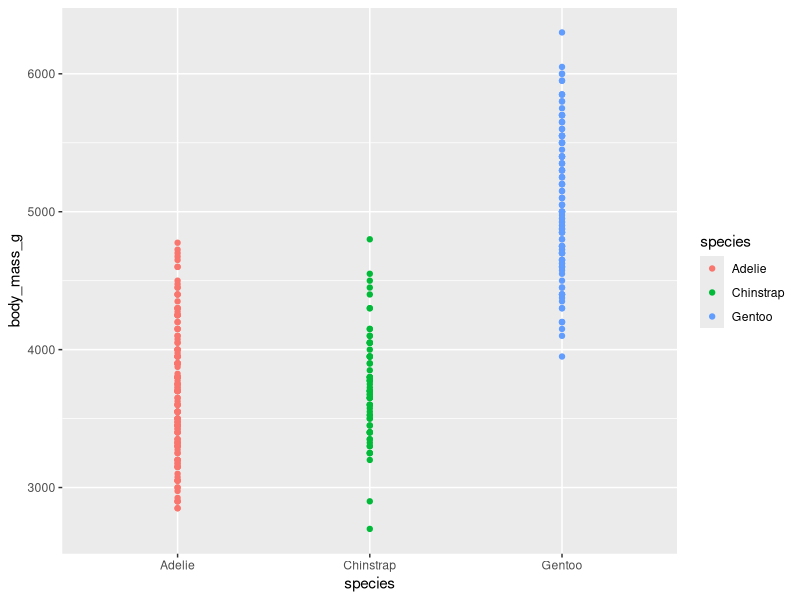
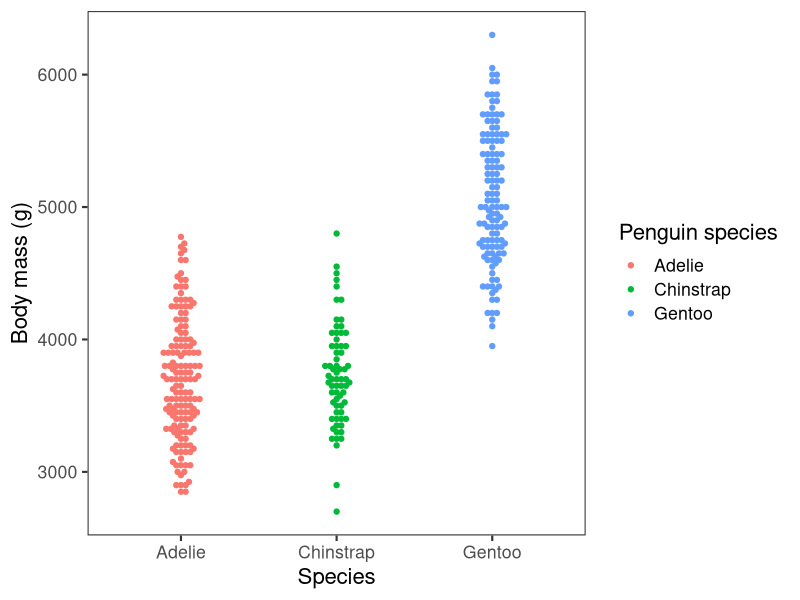
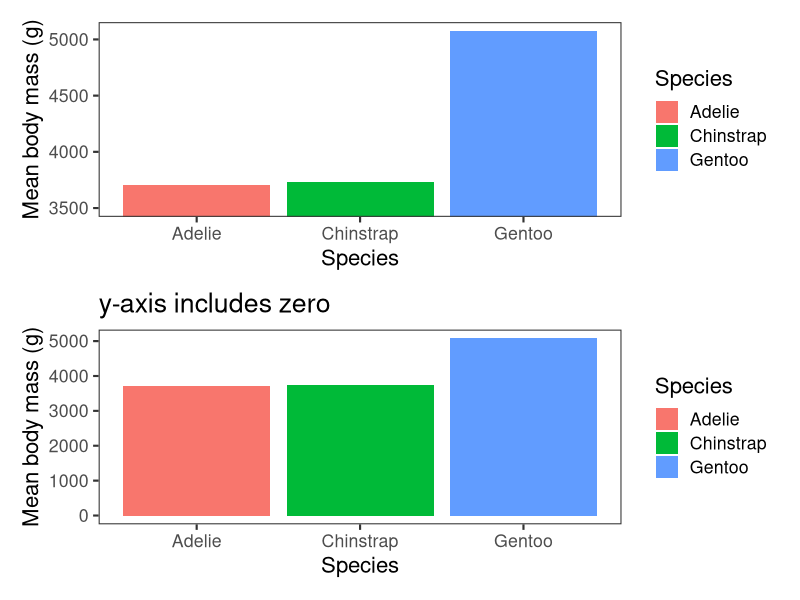
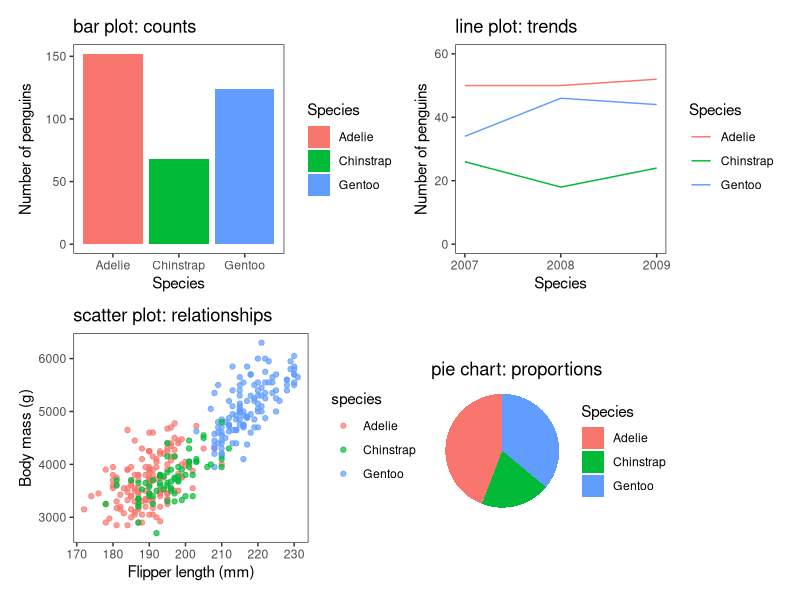
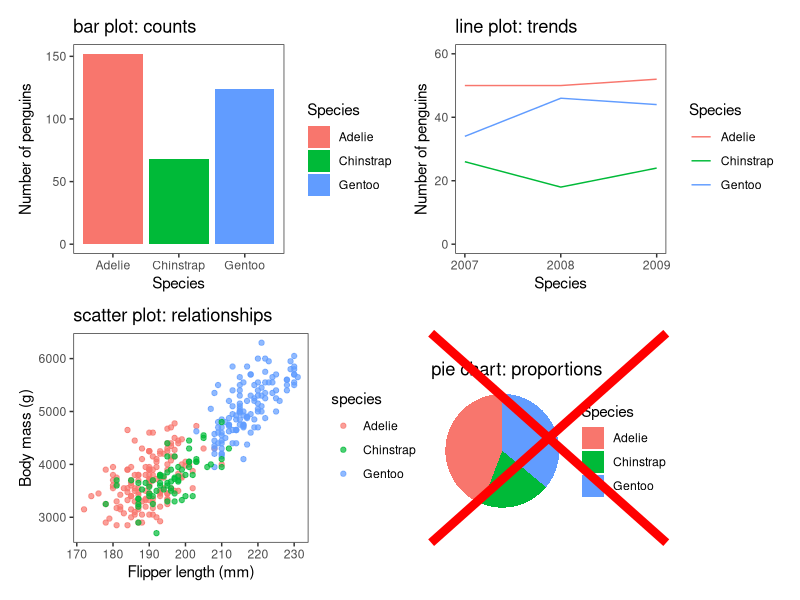
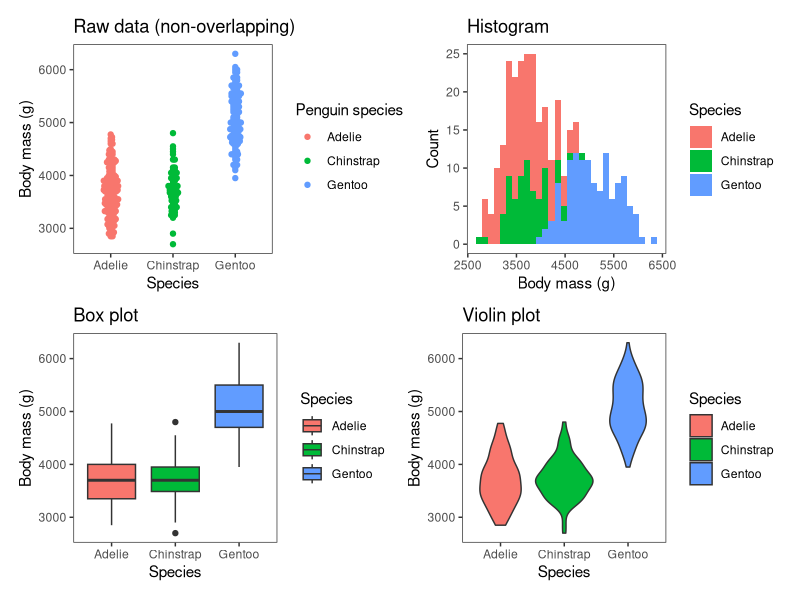
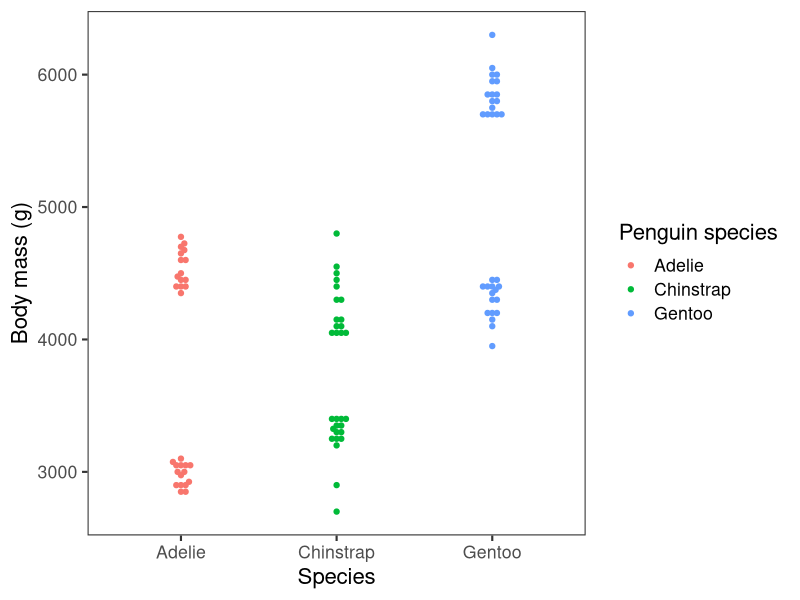
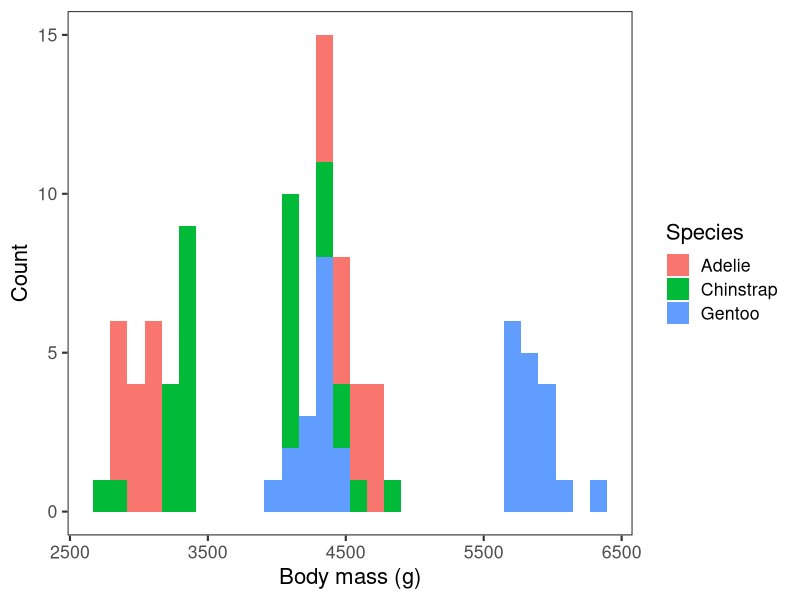

These figures' R source, in order:
## ---- chunk 1
set.seed(19)
library(tidyverse)
library(palmerpenguins) # example data
library(patchwork) # graphics together
library(ggthemes)  # colourblind palette

theme_set(theme_gray(base_size = 16))

# So text is easier to read
clean_theme <- theme_bw(base_size = 16) +
  theme(panel.grid = element_blank())

clean_theme_sm <- theme_bw(base_size = 11) +
  theme(panel.grid = element_blank())

## ---- chunk 2
ggplot(penguins, aes(x = species, y = body_mass_g, colour = species)) +
  geom_point() +
  theme_gray()
## ---- chunk 3
library(ggbeeswarm)
ggplot(penguins, aes(x = species, y = body_mass_g, colour = species)) +
  geom_beeswarm() +
  labs(
    x = "Species",
    y = "Body mass (g)",
    colour = "Penguin species"
  ) + clean_theme
## ---- chunk 4
# Truncated axis exaggerates differences
a <- ggplot(penguins, aes(x = species, y = body_mass_g, fill = species)) +
  geom_bar(stat = "summary", fun = "mean") +
  coord_cartesian(ylim = c(3500, 5075)) +
  labs(x = "Species", y = "Mean body mass (g)", fill = "Species") + clean_theme

# **More accurate** including zero gives more representation of body mass differences.
b <- ggplot(penguins, aes(x = species, y = body_mass_g, fill = species)) +
  geom_bar(stat = "summary", fun = "mean") +
  labs(x = "Species", y = "Mean body mass (g)", 
       fill = "Species",
       title = "y-axis includes zero") + clean_theme

a/b

## ---- chunk 5
# Species counts
a <- ggplot(penguins, aes(x = species, fill = species)) +
  geom_bar() +
  labs(x = "Species", y = "Number of penguins", fill = "Species",
       title = "bar plot: counts")  + clean_theme_sm

# Yearly species counts
b <- penguins |>
  count(species, year) |>
  ggplot(aes(x = year, y = n, colour = species)) +
  geom_line() +
  scale_x_continuous(breaks = c(2007, 2008, 2009)) +
  lims(y = c(0,60)) +
  labs(x = "Species", y = "Number of penguins", colour = "Species",
       title = "line plot: trends")  + clean_theme_sm

# Scatter plots: relationships between variables
c <- ggplot(penguins, aes(x = flipper_length_mm, y = body_mass_g, colour = species)) +
  geom_point(alpha = 0.7) +
  labs(x = "Flipper length (mm)", y = "Body mass (g)",
       title = "scatter plot: relationships")  + clean_theme_sm

# Species counts
d <-  penguins |>
  count(species) |>
  ggplot(aes(x = "", y = n, fill = species)) +
  geom_bar(stat="identity", width = 1) +
  labs(x = "Species", y = "Number of penguins", fill = "Species",
       title = "pie chart: proportions")  +
   theme_void(base_size = 11) +
  coord_polar("y", start=0)

d <- cowplot::ggdraw(d) 

dx <- cowplot::ggdraw(d) +
  cowplot::draw_line(x = c(0, 1), y = c(0, 1), colour = "red", size = 3) +
  cowplot::draw_line(x = c(0, 1), y = c(1, 0), colour = "red", size = 3)
## ---- chunk 6
(a|b) / (c|d)
## ---- chunk 7
(a|b) / (c|dx)
## ---- chunk 8
library(ggbeeswarm)
d <- ggplot(penguins, aes(x = species, y = body_mass_g, colour = species)) +
  geom_beeswarm() +
  labs(
    x = "Species",
    y = "Body mass (g)",
    colour = "Penguin species",
    title = "Raw data (non-overlapping)"
  ) + clean_theme_sm

e <- ggplot(penguins, aes(x = body_mass_g, fill = species)) +
  geom_histogram() +
  labs(y = "Count", x = "Body mass (g)", fill = "Species",
       title = "Histogram")  + clean_theme_sm

f <- ggplot(penguins, aes(y = body_mass_g, x = species, fill = species)) +
  geom_boxplot() +
  labs(x = "Species", y = "Body mass (g)", fill = "Species",
       title = "Box plot")  + clean_theme_sm

g <- ggplot(penguins, aes(y = body_mass_g, x = species, fill = species)) +
  geom_violin() +
  labs(x = "Species", y = "Body mass (g)", fill = "Species",
       title = "Violin plot")  + clean_theme_sm

(d|e) / (f|g)
## ---- chunk 9
penguins_bimodal = bind_rows(
  penguins |> group_by(species) |> slice_max(body_mass_g, n = 15), 
  penguins |> group_by(species) |> slice_min(body_mass_g, n = 15)
)

library(ggbeeswarm)
ggplot(penguins_bimodal, aes(x = species, y = body_mass_g, colour = species)) +
  geom_beeswarm() +
  labs(
    x = "Species",
    y = "Body mass (g)",
    colour = "Penguin species"
  ) + clean_theme
## ---- chunk 10
ggplot(penguins_bimodal, aes(x = body_mass_g, fill = species)) +
  geom_histogram() +
  labs(y = "Count", x = "Body mass (g)", fill = "Species")  + clean_theme
## ---- chunk 11
ggplot(penguins_bimodal, aes(y = body_mass_g, x = species, fill = species)) +
  geom_boxplot() +
  labs(x = "Species", y = "Body mass (g)", fill = "Species")  + clean_theme
## ---- chunk 12
ggplot(penguins_bimodal, aes(y = body_mass_g, x = species, fill = species)) +
  geom_violin() +
  labs(x = "Species", y = "Body mass (g)", fill = "Species")  + clean_theme
## ---- chunk 13

ggplot(penguins, aes(flipper_length_mm, body_mass_g, colour = species)) +
  geom_point(size = 3) +
  labs(x = "Flipper length (mm)", y = "Body mass (g)", colour = "Species", shape = "Species") + clean_theme
# Red–green contrast is hard to interpret, colours clash
## ---- chunk 14
ggplot(penguins, aes(flipper_length_mm, body_mass_g, colour = species, shape = species)) +
  geom_point(size = 3) +
  scale_color_colorblind() +
  labs(x = "Flipper length (mm)", y = "Body mass (g)", colour = "Species", shape = "Species") + clean_theme
# Uses colour-blind-friendly palette, shapes add redundancy
## ---- chunk 15

a <- ggplot(penguins, aes(x = flipper_length_mm, y = body_mass_g, colour = species, shape = species)) +
  geom_point(size = 2) +
  scale_color_colorblind() +
  labs(x = "Flipper length (mm)", y = "Body mass (g)",
       colour = "Species", shape = "Species",
       title = "")  + clean_theme_sm

b <- ggplot(penguins, aes(x = species, y = body_mass_g, fill = species)) +
  geom_boxplot() +
  scale_fill_colorblind() +
  labs(x = "Species", y = "Body mass (g)", 
       fill = "Species",
       title = "Consistent colour scheme")  + clean_theme_sm


c <- b + scale_fill_viridis_d() +
  labs(title = "Don't change colours for species")

d <- ggplot(penguins, aes(x = flipper_length_mm, y = body_mass_g, colour = island)) +
  geom_point(size = 2) +
  scale_color_colorblind() +
  labs(x = "Flipper length (mm)", y = "Body mass (g)",
       colour = "Island",
       title = "Don't reuse same colours for island") + clean_theme_sm
a+b+c+d
## ---- chunk 16
plot(penguins$flipper_length_mm, penguins$body_mass_g,
     col = penguins$species,
     xlab = "Flipper length (mm)",
     ylab = "Body mass (g)")

legend("topleft", legend = levels(penguins$species),
       col = 1:3, pch = 1)
## ---- chunk 17
#| output-location: column
#| code-line-numbers: "1|2-4|5|6-10"

flippers_vs_mass <- ggplot(data = penguins, 
  aes(x = flipper_length_mm,
      y = body_mass_g,
      colour = species)) +
  geom_point() +
  labs(
    x = "Flipper length (mm)",
    y = "Body mass (g)",
    colour = "Species"
    )
flippers_vs_mass
## ---- chunk 18
#| output-location: column
ggplot(penguins,
  aes(x = flipper_length_mm,
      y = body_mass_g,
      colour = species)) +
  geom_point() +
  labs(x = "Flipper length (mm)",
       y = "Body mass (g)",
       colour = "Species")
## ---- chunk 19
#| output-location: column
ggplot(data = penguins,
  aes(x = species, fill = species)) +
  geom_bar() +
  labs(x = "Species",
       y = "Number of penguins",
       fill = "Species")
## ---- chunk 20
#| output-location: column
penguins |>
  count(species, year) |>
  ggplot(aes(x = as.factor(year),
             y = n,
             colour = species)) +
  geom_line() +
  lims(y = c(0,60)) + # Specify new y-axis limits
  labs(x = "Year",
       y = "Number of penguins",
       colour = "Species") 
## ---- chunk 21
#| output-location: column
ggplot(data = penguins,
  aes(x = species,
      y = body_mass_g,
      fill = species)) +
  geom_boxplot() +
  labs(x = "Species",
       y = "Body mass (g)",
       fill = "Species")
## ---- chunk 22
#| output-location: column
ggplot(data = penguins,
  aes(x = body_mass_g,
      fill = species)) +
  geom_histogram() +
  labs(x = "Species",
       y = "Body mass (g)",
       fill = "Species")
## ---- chunk 23
#| output-location: column
ggplot(data = penguins,
  aes(x = species, 
      y = body_mass_g, 
      fill = species)) +
  geom_violin() +
  labs(x = "Species", 
       y = "Body mass (g)", 
       fill = "Species")
## ---- chunk 24
#| output-location: column
library(ggbeeswarm)   # need to use a new library
ggplot(data = penguins, 
  aes(x = species,
      y = body_mass_g,
      colour = species)) +
  geom_beeswarm() +
  labs(
    x = "Species",
    y = "Body mass (g)",
    colour = "Penguin species")

## ---- chunk 25
#| layout-ncol: 2
#| output-location: fragment
#| code-line-numbers: "1|3|4|5|6"
#| fig-subcap: 
#|   - "Original plot"
#|   - "Modified version, publication-ready"

flippers_vs_mass              # Original plot

library(ggthemes)             # For colourblind palette

flippers_vs_mass <-flippers_vs_mass +
  scale_color_colorblind() +  # Add colour-blind friendly colour scale
  theme_bw(base_size = 16) +  # Change plot theme and font size
  theme(panel.grid = element_blank()) # Turn off the grid
flippers_vs_mass
## ---- chunk 26
flippers_vs_mass +
  facet_grid(cols = vars(island))
